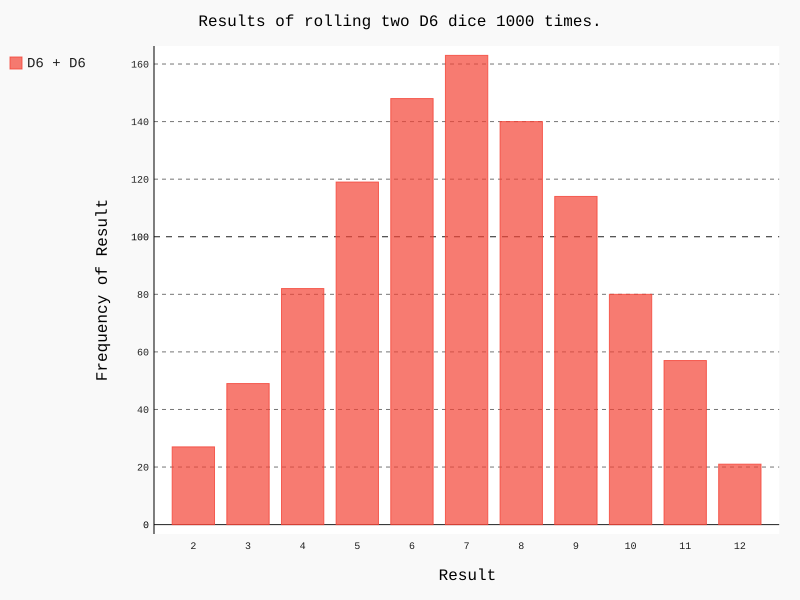

The Python source for this figure:
import pygal
from die import Die

# Create two D6 dice.
die_1 = Die()
die_2 = Die()

# Make some rolls, and store results in a list.
results = []
for roll_num in range (1000):
    result = die_1.roll() + die_2.roll()
    results.append(result)

# Analyze the results
frequencies = []
max_result = die_1.num_sides + die_2.num_sides
for value in range(2, max_result+1):
    frequency = results.count(value)
    frequencies.append(frequency)

# Visualize the results.
hist = pygal.Bar()

hist.title = "Results of rolling two D6 dice 1000 times."
hist.x_labels = ['2', '3', '4', '5', '6', '7', '8', '9', '10', '11', '12']
hist.x_title = "Result"
hist.y_title = "Frequency of Result"

hist.add('D6 + D6', frequencies)
hist.render_to_file('die_visual.svg')
